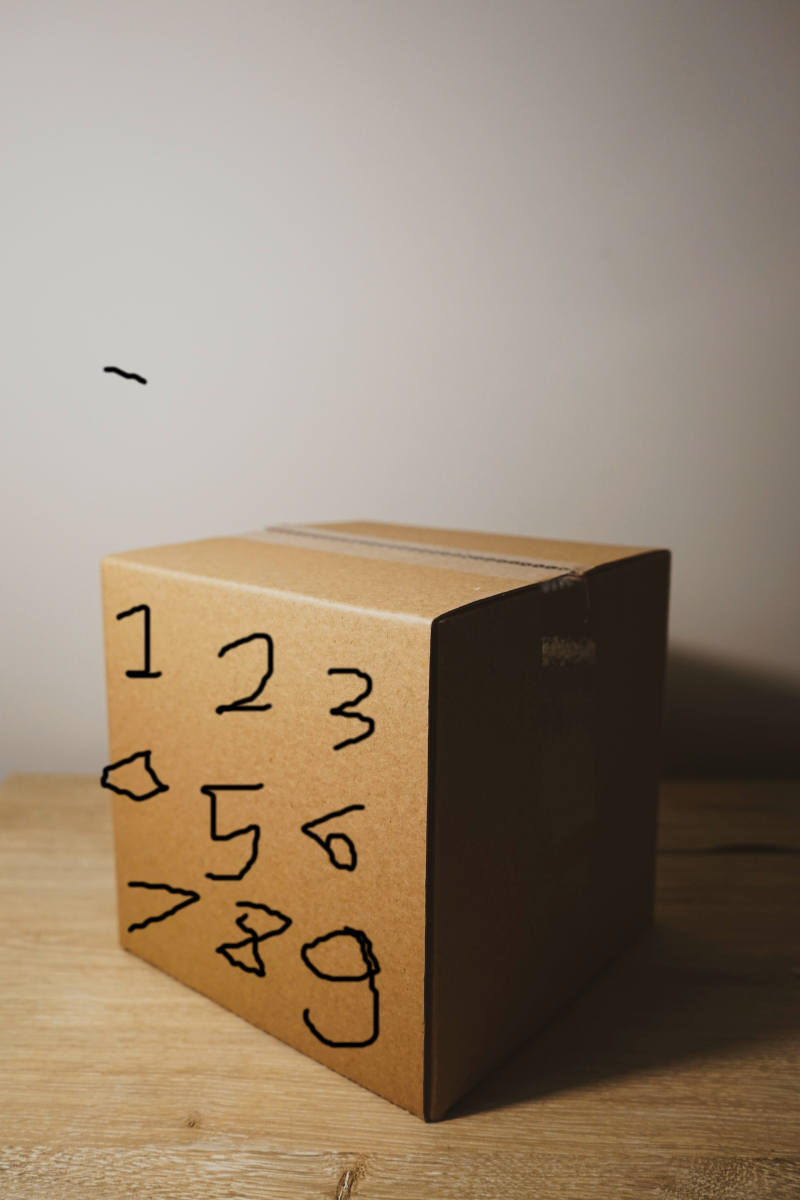
#> input picture resources/Photos/brandable-box-8mCsyImZRGY-unsplash (1).jpg, 4000 x 6000 px (shown at 1/5 size)
$ python chapter-5.py
#> lines starting #> are read from the running program, lines starting #| are printed output that depends on the picture
import cv2
import numpy as np

img = cv2.imread("../resources/Photos/brandable-box-8mCsyImZRGY-unsplash (1).jpg")
#> img is the input picture: shape (6000, 4000, 3); mean B, G, R 113.6, 133.3, 150.4
img = cv2.resize(img, (500, 500))
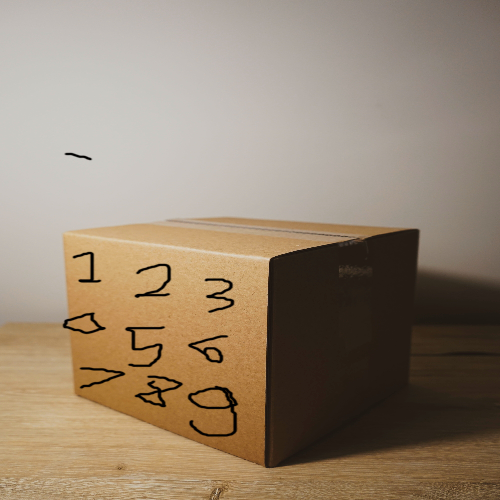
#> img: shape (500, 500, 3); mean B, G, R 113.7, 133.5, 150.5

width, height = 250, 350

pts1 = np.float32([[66, 234], [268, 260], [74, 395], [254, 465]])
pts2 = np.float32([[0, 0], [width, 0], [height, 0], [width, height]])
matrix = cv2.getPerspectiveTransform(pts1, pts2)
img_output = cv2.warpPerspective(img, matrix, (width, height))
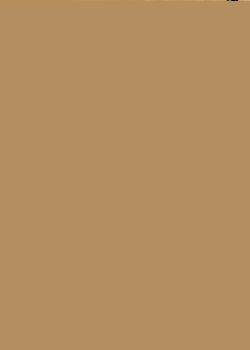
#> img_output: shape (350, 250, 3); mean B, G, R 97, 142, 179

cv2.imshow("img", img)
cv2.imshow("dont know", img_output)

cv2.waitKey(0)
